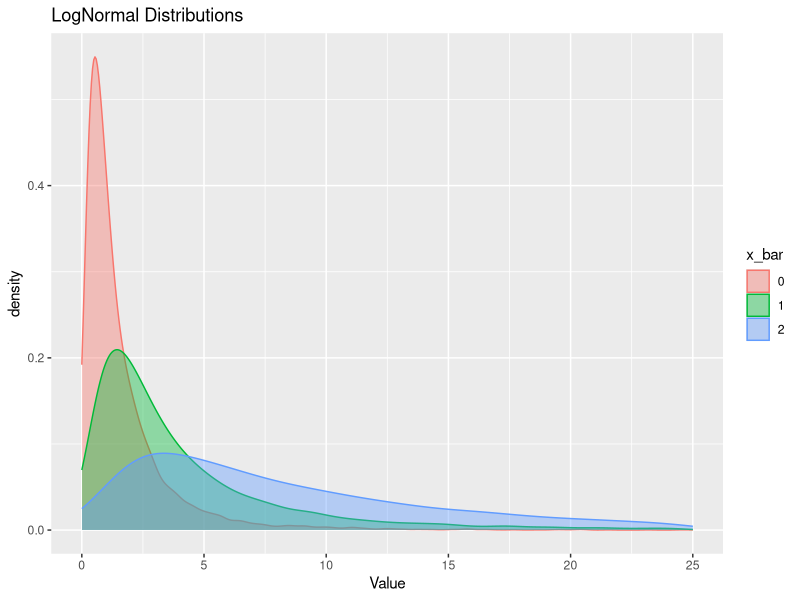
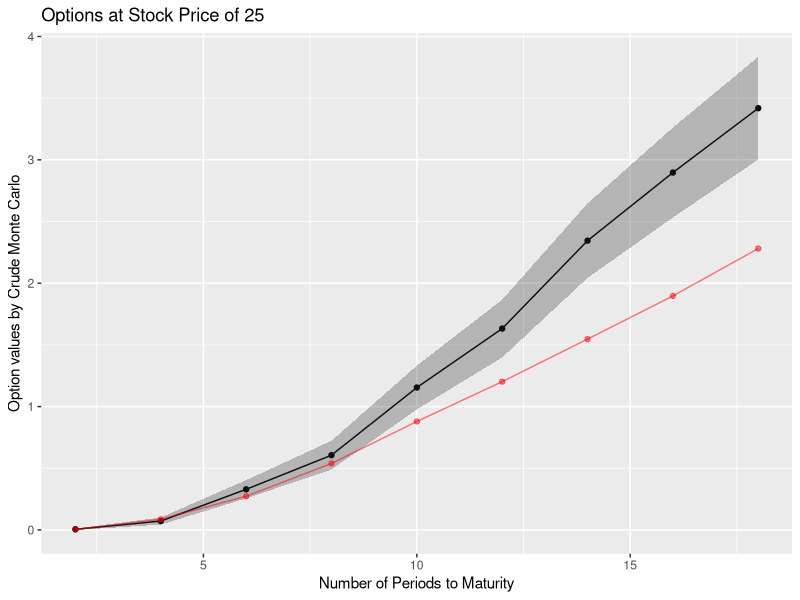
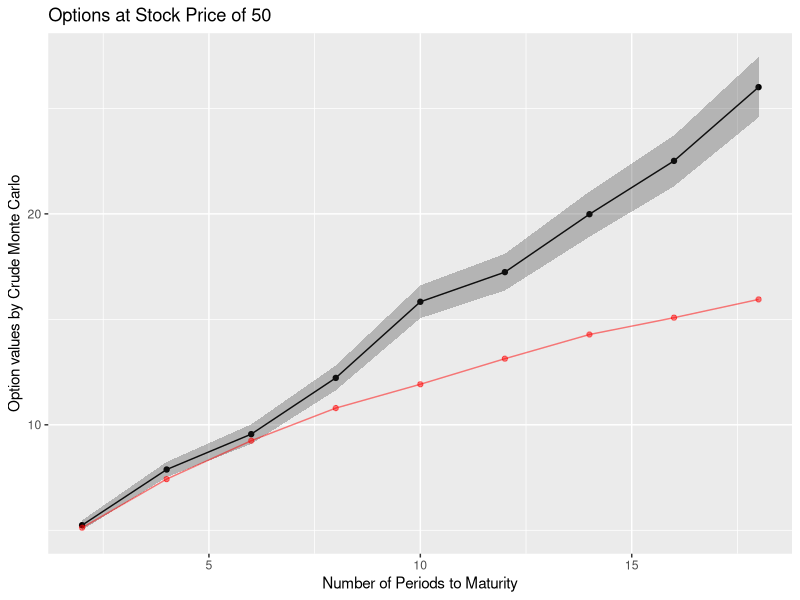
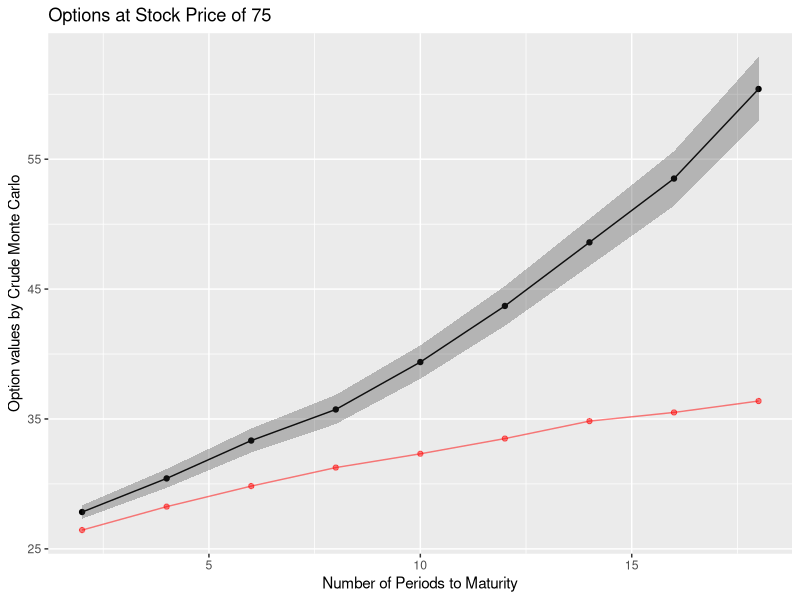

Here is the R script that generated these plots, in order:
## ---- chunk 1
knitr::opts_chunk$set(echo = FALSE)
set.seed(400)
library(tidyr)
library(tidyverse)
library(rmarkdown)
library(ggplot2)
library(dbplyr)
library(knitr)
## ---- chunk 2
sample1 <- rlnorm(n=1e4, mean=0, sd=1)
sample2 <- rlnorm(n=1e4, mean=1, sd=1)
sample3 <- rlnorm(n=1e4, mean=2, sd=1)
lognorms <- data.frame(Value = c(sample1, sample2, sample3), x_bar = factor(c(rep(0, length(sample1)), rep(1, length(sample2)), rep(2, length(sample3)))))
ggplot(data = lognorms, aes(x = Value, group = x_bar, fill = x_bar, color = x_bar)) +
  geom_density(adjust = 1.5, alpha = .4) + scale_x_continuous(limits =c(0, 25)) + ggtitle("LogNormal Distributions")
## ---- chunk 3
trials = 5000
periods_to_maturity = c(2,4,6,8,10,12,14,16,18,20)
stock_prices = c(25, 50, 75)
stockExerciseRatio = c(0.5, 1, 1.25)
E = 50
r = 0.015
sigma_squared = 0.025 
dividend = 0.25

#chosen from October 2021, but others can be chosen to try to match historical data
yield_points = c(.09,.1,.11,.16,.36)

inflation_rate = 0.062

#rate to be used to evaluate the present day value of an investment
risk_free_rate = function(inflation_rate, period_to_maturity){
  quarters = c(2,4,8,12,20)
  interpolate_yield_curve = approxfun(x = quarters, y = yield_points)
  return(inflation_rate - interpolate_yield_curve(period_to_maturity))
}


# an individual evaluation of a trial for a single option valuation problem
generate_option_val = function(stock_price, r, period_to_maturity, sigma){
  x_tilda = rnorm(periods_to_maturity, mean = 0, sd = 1)
  for (i in 1:period_to_maturity){
    new_q_price = stock_price * exp((r - (sigma^2)/2) + sigma * x_tilda[i])
    #case where trial needs to be restarted from price at quarter t rather than quarter 1(see p. 329 of Boyle(1977))
    if (new_q_price -  dividend <= 0){
      stock_price = generate_option_val(stock_price, r, period_to_maturity - i + 1, sigma)
      break 
    }
    #case where we need to pay out dividends to evaluate new stock price
    else{
      stock_price = new_q_price - dividend
    }
  }
  future_option_value = max(c(stock_price - E, 0))
  return(future_option_value - risk_free_rate(inflation_rate,period_to_maturity)*future_option_value)
}

#simulation looking at the case of 2 quarters to maturity and a stock price of 25 matching
option_vals = rep(NA, trials)
for (i in 1:trials){
  option_vals[i] = generate_option_val(stock_prices[1], r, periods_to_maturity[1],sqrt(sigma_squared))
}
# print(paste("option value: ",mean(option_vals)))
# print(paste("se of estimate: ",sd(option_vals)/(sqrt(trials))))
## ---- chunk 4
set.seed(400)
trials = 5000
periods_to_maturity = c(2,4,6,8,10,12,14,16,18,20)
stock_prices = c(25, 50, 75)
stockExerciseRatio = c(0.5, 1, 1.5)
E = 50
r = 0.015
sigma = 0.025 
dividend = 0.25

#chosen from October 2021, but others can be chosen to try to match historical data
yield_points = c(.09,.1,.11,.16,.36)
#yield_points = c(.04,.06,.9,.10,.14)
#inflation_rate = .1585
inflation_rate = 0.062

#rate to be used to evaluate the present day value of an investment
risk_free_rate = function(inflation_rate, periods_to_maturity){
  quarters = c(2,4,8,12,20)
  interpolate_yield_curve = approxfun(x = quarters, y = yield_points)
  return(inflation_rate - interpolate_yield_curve(periods_to_maturity))
}


# an individual evaluation of a trial for a single option valuation problem
generate_option_val = function(stock_price, r, periods_to_maturity, sigma){
  x_tilda = rnorm(periods_to_maturity, mean = 0, sd = 1)
  for (i in 1:periods_to_maturity){
    new_q_price = stock_price * exp((r - (sigma^2)/2) + sigma * x_tilda[i])
    #case where trial needs to be restarted from price at quarter t rather than quarter 1(see p. 329 of Boyle(1977))
    if (new_q_price -  dividend <= 0){
      stock_price = generate_option_val(stock_price, r, periods_to_maturity - i + 1, sigma)
      break 
    }
    #case where we need to pay out dividends to evaluate new stock price
    else{
      stock_price = new_q_price - dividend
    }
  }
  future_option_value = max(c(stock_price - E, 0))
  return(future_option_value - risk_free_rate(inflation_rate,periods_to_maturity)*future_option_value)
}

#simulation looking at the case of 2 quarters to maturity and a stock price of 25 matching
option_vals = rep(NA, trials)
newmean = c()
newsd = c()
option_mean_25 = c()
option_sd_25 = c()

## need this to make variable option_vals again but empty so numbers dont add to each other
option_vals = rep(NA, trials)

for (l in 1:9){
  for (i in 1:trials){
    option_vals[i] = generate_option_val(stock_prices[1], r, periods_to_maturity[l],sqrt(sigma))
  }
  option_mean_25 = append(option_mean_25,mean(option_vals))
  newsd = sd(option_vals)/(sqrt(trials))
  option_sd_25 = append(option_sd_25,newsd)
}

## now this is for stock prices at 50

option_vals = rep(NA, trials)
newmean = c()
newsd = c()
option_mean_50 = c()
option_sd_50 = c()
for (l in 1:9){
  for (i in 1:trials){
    option_vals[i] = generate_option_val(stock_prices[2], r, periods_to_maturity[l],sqrt(sigma))
  }
  option_mean_50 = append(option_mean_50,mean(option_vals))
  newsd = sd(option_vals)/(sqrt(trials))
  option_sd_50 = append(option_sd_50,newsd)
}


## now this is for stock prices at 75
option_vals = rep(NA, trials)
newmean = c()
newsd = c()
option_mean_75 = c()
option_sd_75 = c()
for (l in 1:9){
  for (i in 1:trials){
    option_vals[i] = generate_option_val(stock_prices[3], r, periods_to_maturity[l], sqrt(sigma))
  }
  option_mean_75 = append(option_mean_75,mean(option_vals))
  newsd = sd(option_vals)/(sqrt(trials))
  option_sd_75 = append(option_sd_75,newsd)
}

periods_to_maturity =c(2,4,6,8,10,12,14,16,18)

df_25 <- data.frame(Periods_til_maturity = periods_to_maturity, Option_values=option_mean_25, Standard_deviation=option_sd_25, lower_95_CI = option_mean_25 - 2*option_sd_25, upper_95_CI = option_mean_25 + 2*option_sd_25)
df_25 = round(df_25, 4)

df_50 <- data.frame(Periods_til_maturity = periods_to_maturity, Option_values=option_mean_50, Standard_deviation=option_sd_50, lower_95_CI = option_mean_50 - 2*option_sd_50, upper_95_CI = option_mean_50 + 2*option_sd_50)
df_50 = round(df_50, 4)

df_75 <- data.frame(Periods_til_maturity = periods_to_maturity, Option_values=option_mean_75,Standard_deviation=option_sd_75, lower_95_CI = option_mean_75 - 2*option_sd_75, upper_95_CI = option_mean_75 + 2*option_sd_75)
df_75 = round(df_75, 4)

## ---- chunk 5
df_25 %>% kable()

## ---- chunk 6
real_values_25 = c(0.004, 0.087, 0.273, 0.539, 0.879, 1.202, 1.547, 1.897, 2.281)
table1_25 = data.frame(x = periods_to_maturity, y = real_values_25)

real_values_50 = c(5.121, 7.427, 9.247, 10.793, 11.923, 13.135, 14.281, 15.079, 15.945)
table1_50 = data.frame(x = periods_to_maturity, y = real_values_50)

real_values_75 = c(26.445, 28.250, 29.832, 31.257, 32.319, 33.491, 34.835, 35.503, 36.382)
table1_75 = data.frame(x = periods_to_maturity, y = real_values_75)

ggplot() + 
  geom_point(aes(x=Periods_til_maturity, y=Option_values), df_25) + 
  geom_line(aes(x=Periods_til_maturity, y=Option_values), df_25) +
  geom_ribbon(aes(x=Periods_til_maturity, ymin = lower_95_CI, ymax = upper_95_CI), df_25, alpha = 0.3) + 
  geom_point(aes(x = x, y = y), data = table1_25, color = "red", alpha = 0.5) +
  geom_line(aes(x = x, y = y), data = table1_25, color = "red", alpha = 0.5) +
  xlab("Number of Periods to Maturity")+ ylab("Option values by Crude Monte Carlo")+
  ggtitle("Options at Stock Price of 25")

## ---- chunk 7
ggplot(df_50, aes(x=Periods_til_maturity, y=Option_values)) + 
  geom_point() + geom_line()+
  geom_ribbon(aes(ymin = lower_95_CI, ymax = upper_95_CI), alpha = 0.3) + 
  geom_point(aes(x = x, y = y), data = table1_50, color = "red", alpha = 0.5) +
  geom_line(aes(x = x, y = y), data = table1_50, color = "red", alpha = 0.5) +
  xlab("Number of Periods to Maturity")+
  ylab("Option values by Crude Monte Carlo")+
  ggtitle("Options at Stock Price of 50")
## ---- chunk 8
ggplot(df_75, aes(x=Periods_til_maturity, y=Option_values)) + 
  geom_point() + geom_line() +
  geom_ribbon(aes(ymin = lower_95_CI, ymax = upper_95_CI), alpha = 0.3) + 
  geom_point(aes(x = x, y = y), data = table1_75, color = "red", alpha = 0.5) +
  geom_line(aes(x = x, y = y), data = table1_75, color = "red", alpha = 0.5) +
  xlab("Number of Periods to Maturity")+ ylab("Option values by Crude Monte Carlo") +
  ggtitle("Options at Stock Price of 75")
